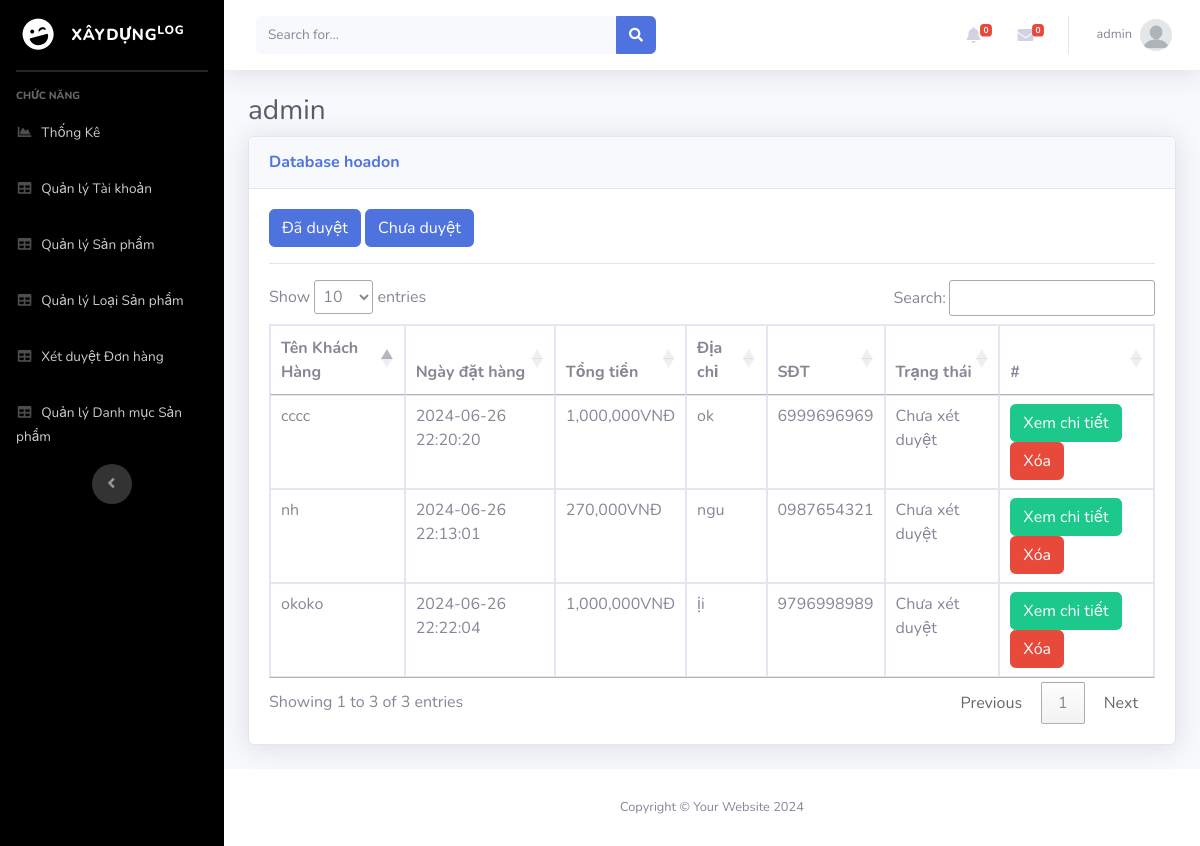
The app's page /Admin/index.php?mod=hoadon (signed in) with its own data.
### tables this page shows
CREATE TABLE `hoadon` (
  `MaHD` int(11) NOT NULL,
  `MaND` int(11) NOT NULL,
  `NgayLap` datetime NOT NULL,
  `NguoiNhan` varchar(50) NOT NULL,
  `SDT` varchar(20) NOT NULL,
  `DiaChi` varchar(100) NOT NULL,
  `PhuongThucTT` varchar(20) NOT NULL,
  `TongTien` float NOT NULL,
  `TrangThai` varchar(70) NOT NULL
);

### Admin/MVC/controllers/HoadonController.php (called while the page is built, shortened)
<?php
class HoaDonController
{
    var $hoadon_model;
    public function __construct()
    {
        $this->hoadon_model = new Hoadon();
    }
    function list()
    {
        if (isset($_GET['id'])) {
            $id = $_GET['id'];
            if ($id > 1) {
                $id = 0;
            }
            $data = $this->hoadon_model->trangthai($id);
        } else {
            $data = $this->hoadon_model->All();
        }
        require_once("MVC/Views/Admin/index.php");
    }
}

### Admin/MVC/Models/connection.php (called while the page is built, shortened)
<?php
    class Connection{
        function __construct()
        {
            $severname ="localhost";
            $username ="root";
            $password ="";
            $db_name ="vatlieuxaydung";
            $this->conn = new mysqli($severname,$username,$password,$db_name);
        }
    }
?>

### Admin/MVC/Models/model.php (called while the page is built, shortened)
<?php
require_once("connection.php");
class Model
{
    var $table;
    var $contens;
    function __construct()
    {
        $conn_obj = new Connection();
        $this->conn = $conn_obj->conn;
    }
    function All()
    {
        $query = "select * from $this->table ORDER BY $this->contens DESC ";
        require("result.php");
        return $data;
    }
}

### Admin/MVC/Models/result.php (called while the page is built)
<?php
$result = $this->conn->query($query);
$data = array();
while ($row = $result->fetch_assoc()) {
    $data[] = $row;
}
?>

### Admin/MVC/Views/hoadon/list.php (the view, shortened to what this page needs)
<a href="?mod=hoadon&id=1" type="button" class="btn btn-primary">Đã duyệt</a>
<a href="?mod=hoadon&id=0" type="button" class="btn btn-primary">Chưa duyệt</a>
<hr>
<table class="table table-bordered" id="dataTable" width="100%" cellspacing="0">
  <thead>
    <tr>
      <th scope="col">Tên Khách Hàng</th>
      <th scope="col">Ngày đặt hàng</th>
      <th scope="col">Tổng tiền</th>
      <th scope="col">Địa chỉ</th>
      <th scope="col">SĐT</th>
      <th scope="col">Trạng thái</th>
      <th>#</th>
    </tr>
  </thead>
  <tbody>
    <?php foreach ($data as $row) { ?>
      <tr>
        <td><?= $row['NguoiNhan'] ?></td>
        <td><?= $row['NgayLap'] ?></td>
        <td><?= number_format($row['TongTien']) ?>VNĐ</td>
        <td><?= $row['DiaChi'] ?></td>
        <td><?= $row['SDT'] ?></td>
        <td><?php if($row['TrangThai']==0){
            echo 'Chưa xét duyệt';
        }else{
            echo 'Đã xét duyệt';
        }
        ?></td>
        <td>
          <a href="?mod=hoadon&act=chitiet&id=<?= $row['MaHD'] ?>" class="btn btn-success" >Xem chi tiết</a>
          <a href="?mod=hoadon&act=delete&id=<?= $row['MaHD'] ?>" onclick="return confirm('Bạn có thật sự muốn xóa ?');" type="button" class="btn btn-danger">Xóa</a>
        </td>
      </tr>
    <?php } ?>
</table>

### records on screen
hoadon: NguoiNhan "okoko", NgayLap "2024-06-26 22:22:04", TongTien "1,000,000", DiaChi "ịi", SDT "9796998989", TrangThai "Chưa xét duyệt"
hoadon: NguoiNhan "cccc", NgayLap "2024-06-26 22:20:20", TongTien "1,000,000", DiaChi "ok", SDT "6999696969", TrangThai "Chưa xét duyệt"
hoadon: NguoiNhan "nh", NgayLap "2024-06-26 22:13:01", TongTien "270,000", DiaChi "ngu", SDT "0987654321", TrangThai "Chưa xét duyệt"

### other values on screen
$_SESSION['login']['TaiKhoan'] "admin"
$mod "hoadon"
